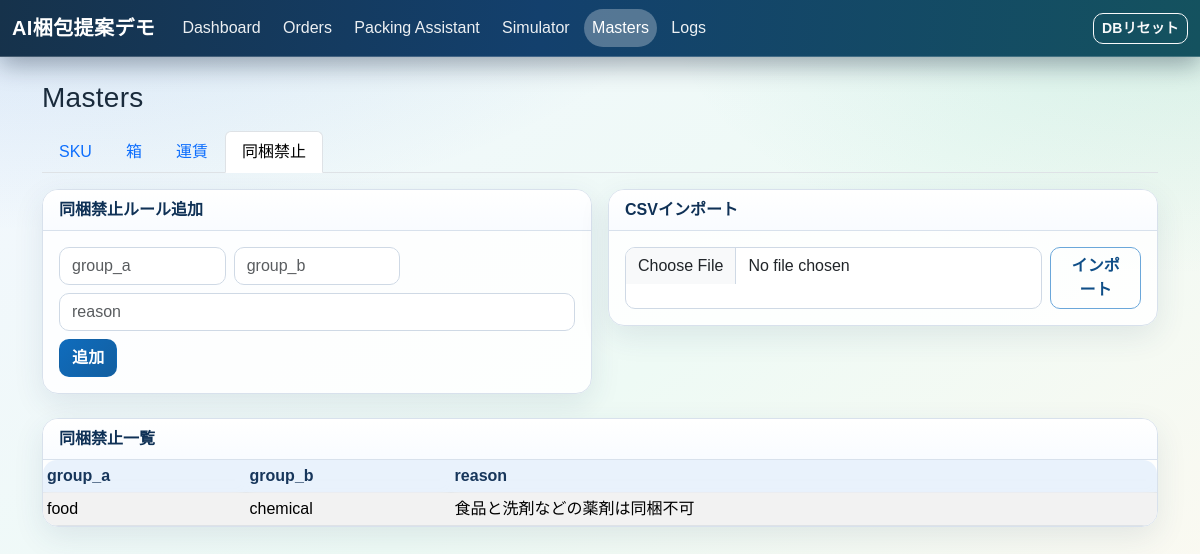
/masters/prohibited, run on the app's committed database.
### app/models.py (models this page shows)
class ProhibitedGroupPair(Base):
    __tablename__ = "prohibited_group_pairs"
    id: Mapped[int] = mapped_column(Integer, primary_key=True, autoincrement=True)
    group_a: Mapped[str] = mapped_column(String(64), nullable=False)
    group_b: Mapped[str] = mapped_column(String(64), nullable=False)
    reason: Mapped[str] = mapped_column(String(255), nullable=False)

### app/main.py (the view)
@app.get("/masters/prohibited")
def masters_prohibited(request: Request, db: Session = Depends(get_db)):
    rules = db.scalars(select(ProhibitedGroupPair).order_by(ProhibitedGroupPair.group_a.asc())).all()
    return templates.TemplateResponse(
        "masters_prohibited.html",
        _base_context(request, active_nav="masters", rules=rules, masters_tab="prohibited"),
    )

### app/templates/masters_prohibited.html (shortened to what this page needs)
{% extends "base.html" %}
{% block content %}
<h1 class="h3 mb-3">Masters</h1>
{% include "_masters_tabs.html" %}
<div class="row g-3 mb-4">
  <div class="col-lg-6">
    <div class="card">
      <div class="card-header">同梱禁止ルール追加</div>
      <div class="card-body">
        <form method="post" action="/masters/prohibited/create" class="row g-2">
          <div class="col-md-4"><input class="form-control" name="group_a" placeholder="group_a" required></div>
          <div class="col-md-4"><input class="form-control" name="group_b" placeholder="group_b" required></div>
          <div class="col-md-12"><input class="form-control" name="reason" placeholder="reason" required></div>
          <div class="col-12"><button class="btn btn-primary">追加</button></div>
        </form>
      </div>
    </div>
  </div>
  <div class="col-lg-6">
    <div class="card">
      <div class="card-header">CSVインポート</div>
      <div class="card-body">
        <form method="post" action="/masters/prohibited/import" enctype="multipart/form-data" class="d-flex gap-2">
          <input class="form-control" type="file" name="file" accept=".csv" required>
          <button class="btn btn-outline-primary">インポート</button>
        </form>
      </div>
    </div>
  </div>
</div>
<div class="card">
  <div class="card-header">同梱禁止一覧</div>
  <div class="table-responsive">
    <table class="table table-sm table-striped mb-0">
      <thead>
        <tr><th>group_a</th><th>group_b</th><th>reason</th></tr>
      </thead>
      <tbody>
        {% for rule in rules %}
          <tr><td>{{ rule.group_a }}</td><td>{{ rule.group_b }}</td><td>{{ rule.reason }}</td></tr>
        {% else %}
          <tr><td colspan="3" class="text-muted">データなし</td></tr>
        {% endfor %}
      </tbody>
    </table>
  </div>
</div>
{% endblock %}

### app/static/style.css (style rules this page uses)
:root { --bg-1: #f3f7ff; --bg-2: #eefaf5; --bg-3: #fff9f0; --ink-1: #1a2b3c; --ink-2: #4f6075; --brand: #0f6cbd; --brand-2: #17a37b; --line: #d8e1ec; --surface: rgba(255, 255, 255, 0.86); --surface-strong: #ffffff; --shadow-soft: 0 10px 30px rgba(36, 68, 112, 0.1); }
*, *::before, *::after { box-sizing: border-box; }
body { margin: 0; min-height: 100vh; color: var(--ink-1); font-family: "Avenir Next", "Hiragino Kaku Gothic ProN", "Yu Gothic", "Noto Sans JP", sans-serif; background: radial-gradient(1200px 520px at 0% -10%, rgba(15, 108, 189, 0.16), transparent 60%), radial-gradient(900px 460px at 100% 0%, rgba(23, 163, 123, 0.12), transparent 60%), linear-gradient(145deg, var(--bg-1), var(--bg-2) 50%, var(--bg-3)); background-attachment: fixed; }
h1, h2, h3 { color: #102238; letter-spacing: 0.01em; }
.card { border: 1px solid var(--line); border-radius: 16px; background: var(--surface); box-shadow: var(--shadow-soft); overflow: hidden; animation: card-enter 0.4s ease-out both; }
.card-header { border-bottom: 1px solid var(--line); color: #0f3156; font-weight: 600; background: linear-gradient(180deg, rgba(255, 255, 255, 0.95), rgba(248, 251, 255, 0.95)); }
.table-responsive { border-radius: 14px; }
.table { margin-bottom: 0; }
.table td, .table th { vertical-align: middle; }
.table thead th { position: sticky; top: 0; z-index: 1; color: #17365b; font-weight: 700; border-bottom-width: 1px; background: rgba(230, 240, 252, 0.85); backdrop-filter: blur(6px); }
.table tbody tr { transition: background-color 0.2s ease, transform 0.15s ease; }
.btn { border-radius: 10px; font-weight: 600; letter-spacing: 0.01em; transition: transform 0.15s ease, box-shadow 0.2s ease; }
.btn-primary { border-color: transparent; background: linear-gradient(135deg, #0f6cbd, #135fa0); }
.btn-outline-primary { border-color: #6ba7da; color: #0f4e87; }
.form-control, .form-select, textarea { border-color: #cfd9e5; border-radius: 10px; background-color: var(--surface-strong); }

### data on the page
ProhibitedGroupPair: group_a "food", group_b "chemical", reason "食品と洗剤などの薬剤は同梱不可"
